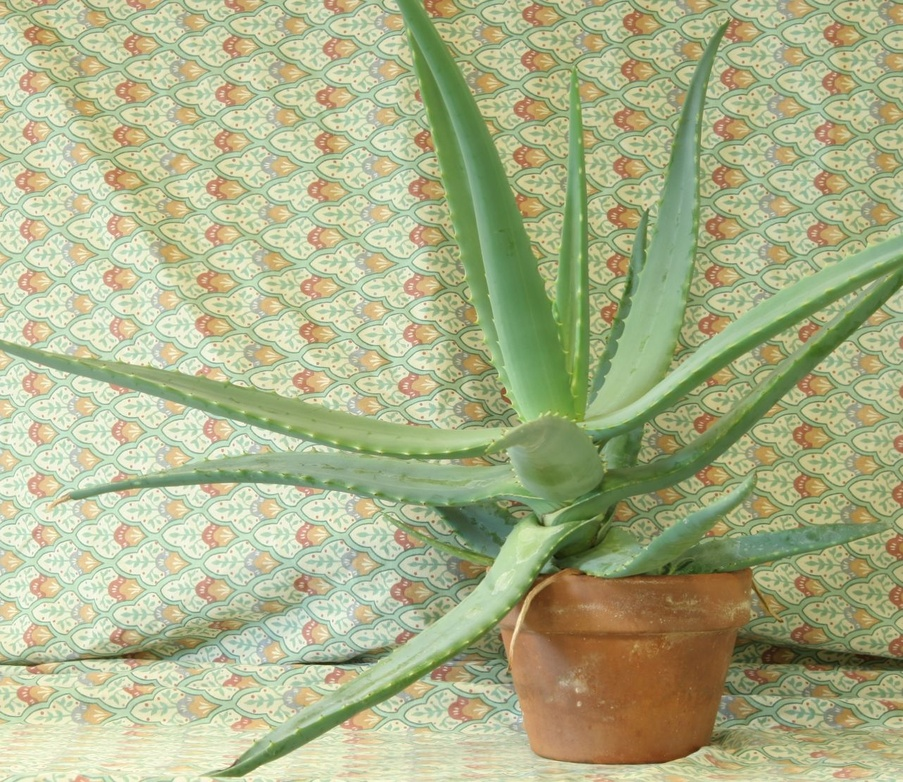
//> input picture 08_3D_vision/08_01_disparity/data/aloeL.jpg, 903 x 782 px, shrunk from 1282 x 1110 before the run
$ ./main ../../08_3D_vision/08_01_disparity/data/aloeL.jpg   (built with g++ and OpenCV 4)
//> lines starting //> are read from the running program, lines starting //| are printed output that depends on the picture; after the words box and inside, x2 and y2 are one past the last pixel; in counts of white or black regions, pixels touching at a corner belong together
/**
 * @file main.cpp
 * @brief Canny edge detection demonstration using OpenCV
 * @author José Miguel Guerrero Hernández
 * @note The Canny algorithm is a multi-stage edge detector that uses:
 *       1) Gaussian filter for noise reduction
 *       2) Gradient calculation using Sobel operators
 *       3) Non-maximum suppression for edge thinning
 *       4) Hysteresis thresholding for edge tracking
 */

#include <cstdlib>
#include <opencv2/highgui.hpp>
#include <opencv2/imgproc.hpp>
#include <iostream>

int main(int argc, char ** argv)
{
  // Load input image in color
  // Command-line arguments; --help prints the usage
  cv::CommandLineParser parser(argc, argv,
    "{help h | | Show this help message}"
    "{@input | ../../data/starry_night.jpg | Input file}");
  if (parser.has("help")) {
    parser.printMessage();
    return EXIT_SUCCESS;
  }
  const std::string image_path = parser.get<std::string>("@input");
  cv::Mat image = cv::imread(cv::samples::findFile(image_path, false), cv::IMREAD_COLOR);
//> image is the input picture: 782 rows x 903 cols, CV_8UC3; mean B, G, R 136.7, 177.2, 171.2

  if (image.empty()) {
    std::cerr << "Error: Could not open or find the image!" << std::endl;
    std::cerr << "Path: " << image_path << std::endl;
    std::cerr << "Usage: " << argv[0] << " <Input image>" << std::endl;
    return EXIT_FAILURE;
  }

  // Convert to grayscale (Canny requires single-channel image)
  cv::Mat gray;
  cv::cvtColor(image, gray, cv::COLOR_BGR2GRAY);
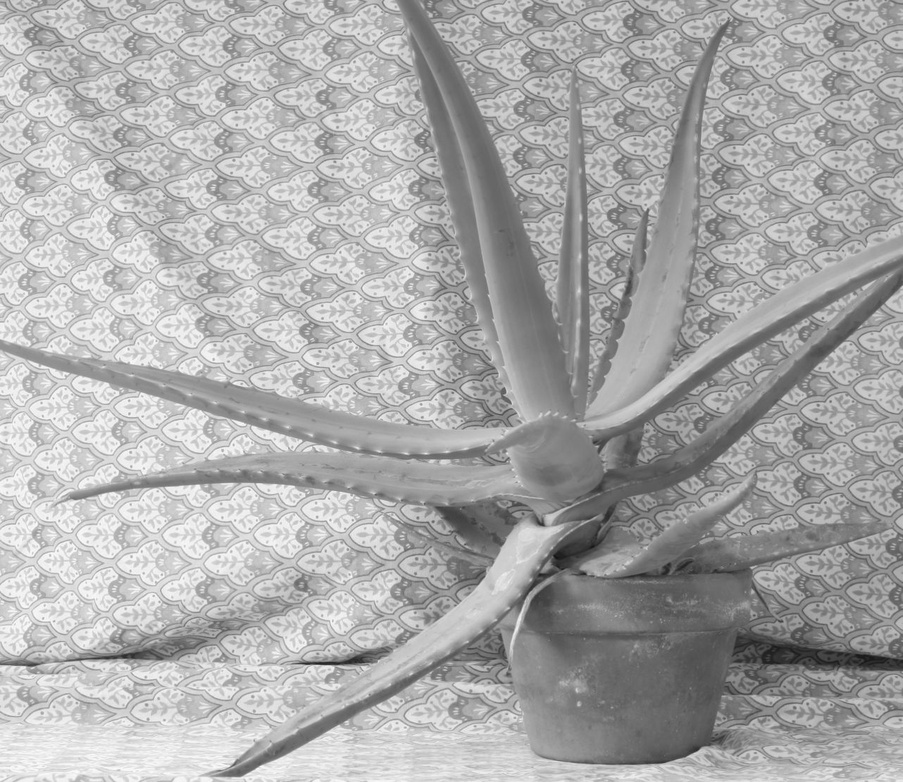
//> gray: 782 rows x 903 cols, CV_8UC1; min 18, max 253, mean 170.8

  // ========================================
  // Canny edge detection - Version 1: Direct on grayscale
  // ========================================
  cv::Mat edges_direct;

  // cv::Canny(input, output, lowThreshold, highThreshold, apertureSize, L2gradient)
  // Parameters:
  //   input: 8-bit single-channel (grayscale) image
  //   output: binary edge map (0 or 255)
  //   lowThreshold: lower bound for hysteresis (50)
  //   highThreshold: upper bound for hysteresis (150)
  //     Recommended ratio: high/low = 2:1 or 3:1 (here 3:1)
  //   apertureSize: Sobel operator kernel size (3, 5, or 7)
  //   L2gradient: if true, uses more accurate L2 norm (sqrt(Gx² + Gy²))
  //
  // Hysteresis thresholding:
  //   Gradient > highThreshold → strong edge (always kept)
  //   Gradient < lowThreshold → discarded (not an edge)
  //   Gradient between thresholds → weak edge (kept only if connected to strong edge)
  cv::Canny(gray, edges_direct, 50, 150, 3, false);
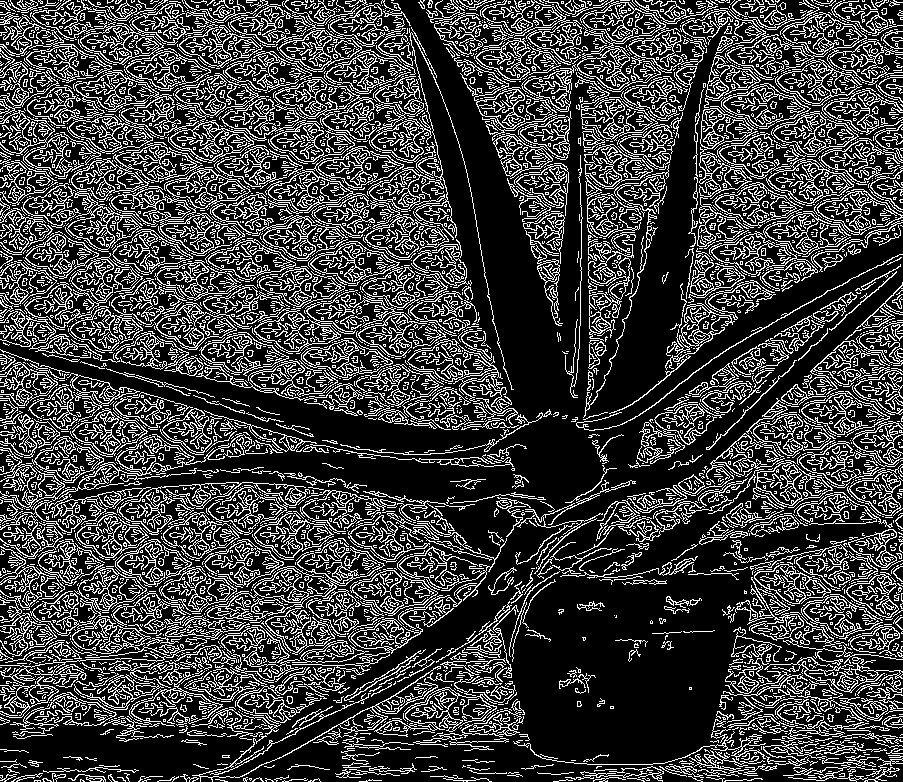
//> edges_direct: 782 rows x 903 cols, CV_8UC1; 24.9% white in thin lines or dots

  // ========================================
  // Canny edge detection - Version 2: With explicit Gaussian blur preprocessing
  // ========================================
  // Although Canny applies blur internally, explicit blur can improve noisy images
  cv::Mat blurred, edges_blurred;
  cv::GaussianBlur(gray, blurred, cv::Size(5, 5), 1.4);
  cv::Canny(blurred, edges_blurred, 50, 150, 3, false);
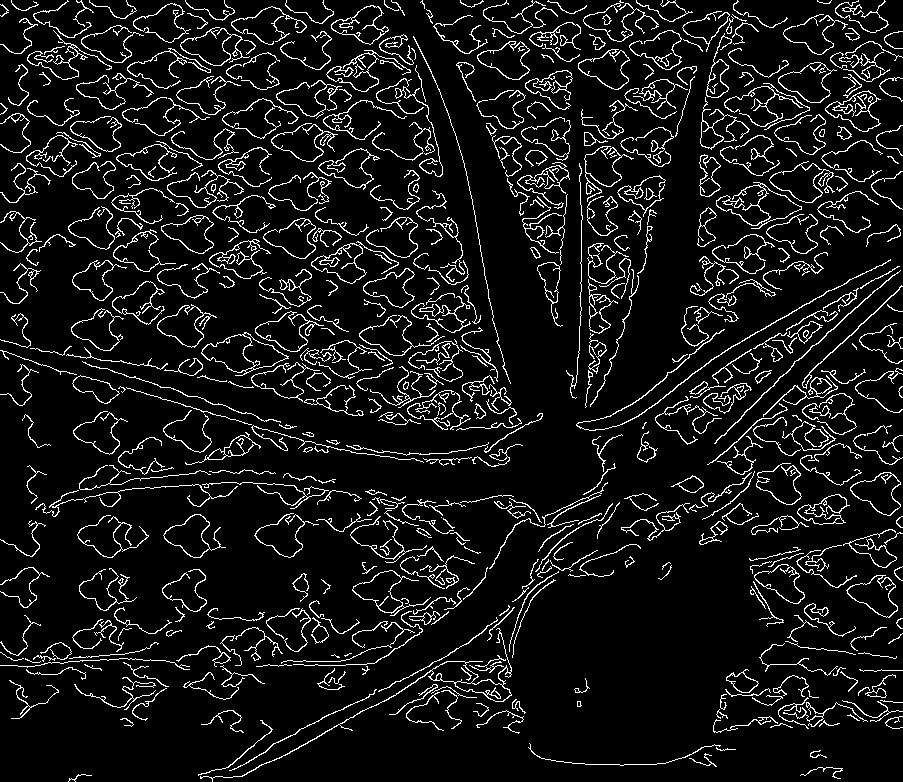
//> edges_blurred: 782 rows x 903 cols, CV_8UC1; 8.6% white in thin lines or dots

  // Display results
  cv::imshow("1. Original (Color)", image);
  cv::imshow("2. Grayscale", gray);
  cv::imshow("3. Canny Edges (Direct)", edges_direct);
  cv::imshow("4. Blurred", blurred);
  cv::imshow("5. Canny Edges (After Blur)", edges_blurred);

  // Wait for user input and exit
  cv::waitKey(0);

  return EXIT_SUCCESS;
}
